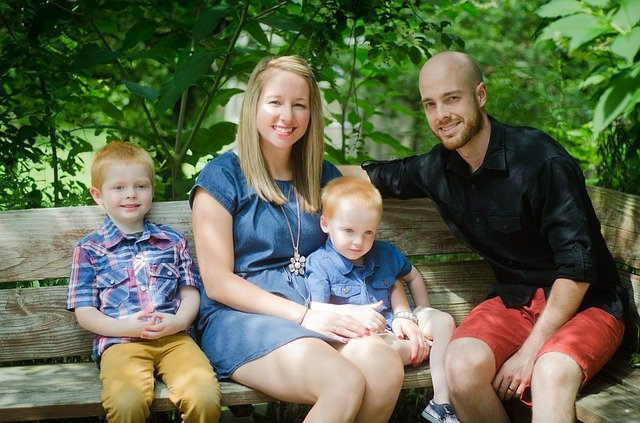
#> input picture data/family-1016311_640.jpg, 640 x 423 px
$ python image_operations.py
#> lines starting #> are read from the running program, lines starting #| are printed output that depends on the picture; after the words box and inside, x2 and y2 are one past the last pixel; in counts of white or black regions, pixels touching at a corner belong together
import cv2
import numpy as np

img = cv2.imread("data/family-1016311_640.jpg")
#> img is the input picture: shape (423, 640, 3); mean B, G, R 79.7, 106.8, 98.8

# convert the image in greyscale

imgGray = cv2.cvtColor(img, cv2.COLOR_BGR2GRAY)
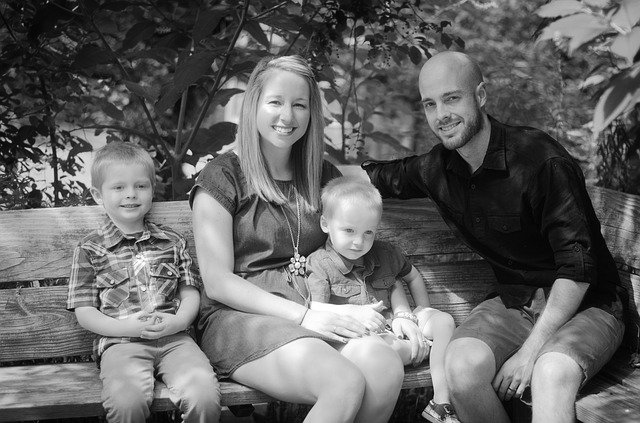
#> imgGray: shape (423, 640); min 0, max 255, mean 101.3

# convert the image to blur

imgBlur = cv2.GaussianBlur(imgGray, (7, 7), 0)  # odd numbers
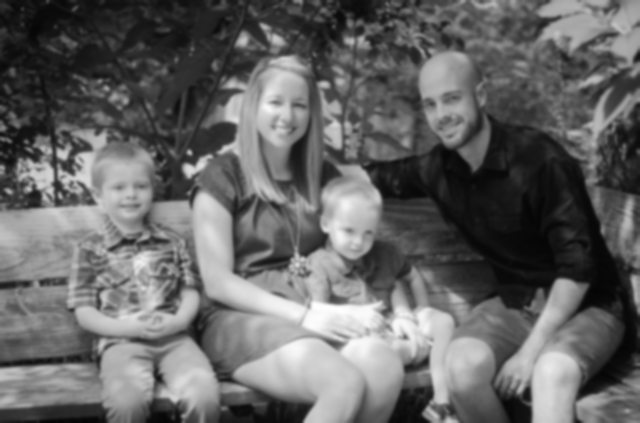
#> imgBlur: shape (423, 640); min 4, max 254, mean 101.3

# to find edges in images

imgCanny = cv2.Canny(
    img, 150, 200
)  # change this param to decide how evident the edges should be
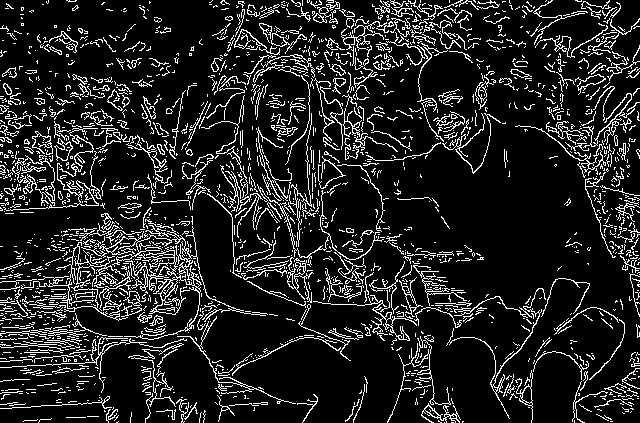
#> imgCanny: shape (423, 640); 13.3% white in thin lines or dots

# increasing the thickness of the edges - dilation
imgDilation = cv2.dilate(imgCanny, kernel=np.ones((5, 5), np.uint8), iterations=5)
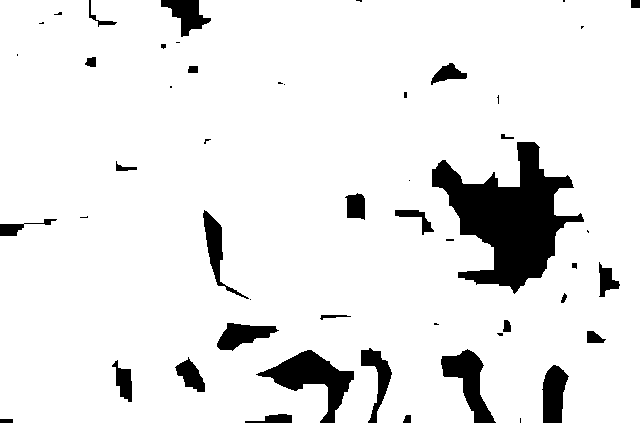
#> imgDilation: shape (423, 640); 91.2% white; 51 black regions (21 under 20 px), largest, box (x1, y1, x2, y2) and area: (432, 142, 584, 294) 10403, (256, 350, 354, 423) 2606, (441, 349, 496, 423) 1707


# decreasing the thickness - erosion - opposite of dilation

imgErosion = cv2.erode(imgDilation, kernel=np.ones((5, 5), np.uint8), iterations=3)
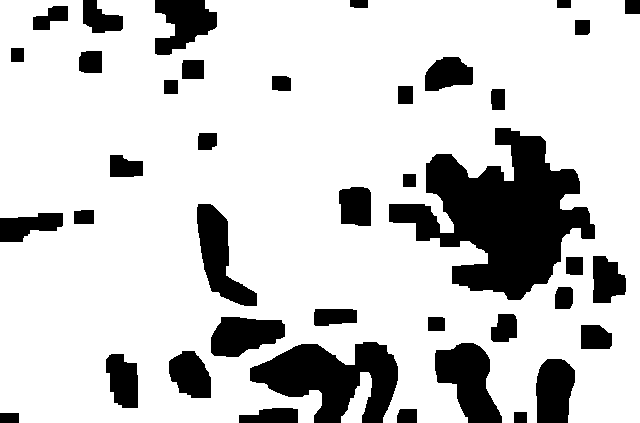
#> imgErosion: shape (423, 640); 80% white; 40 black regions, largest, box (x1, y1, x2, y2) and area: (389, 128, 595, 300) 17410, (250, 342, 398, 423) 7072, (435, 343, 502, 423) 3243

# cv2.imshow("Gray Image", imgGray)
# cv2.imshow("Blur Image", imgBlur)
cv2.imshow("Canny Image", imgCanny)
cv2.imshow("Dilation Image", imgDilation)
cv2.imshow("Erosion Image", imgErosion)

cv2.waitKey(10000)
